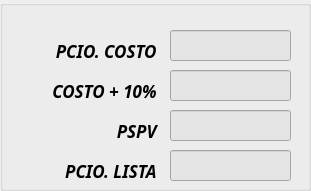
   <widget class="QGroupBox" name="groupBox_5">
    <property name="geometry">
     <rect>
      <x>610</x>
      <y>40</y>
      <width>311</width>
      <height>191</height>
     </rect>
    </property>
    <property name="title">
     <string/>
    </property>
    <widget class="QLineEdit" name="line_PSPV">
     <property name="geometry">
      <rect>
       <x>170</x>
       <y>110</y>
       <width>121</width>
       <height>31</height>
      </rect>
     </property>
     <property name="font">
      <font>
       <family>Calibri</family>
       <pointsize>14</pointsize>
      </font>
     </property>
     <property name="styleSheet">
      <string notr="true">color: rgb(0, 0, 0);
background-color: rgb(229, 229, 229);</string>
     </property>
     <property name="text">
      <string/>
     </property>
     <property name="alignment">
      <set>Qt::AlignRight|Qt::AlignTrailing|Qt::AlignVCenter</set>
     </property>
    </widget>
    <widget class="QLabel" name="label_9">
     <property name="geometry">
      <rect>
       <x>80</x>
       <y>120</y>
       <width>81</width>
       <height>21</height>
      </rect>
     </property>
     <property name="font">
      <font>
       <family>Javanese Text</family>
       <pointsize>13</pointsize>
       <weight>75</weight>
       <italic>true</italic>
       <bold>true</bold>
      </font>
     </property>
     <property name="styleSheet">
      <string notr="true">color: rgb(0, 0, 0);</string>
     </property>
     <property name="text">
      <string>PSPV </string>
     </property>
     <property name="alignment">
      <set>Qt::AlignRight|Qt::AlignTrailing|Qt::AlignVCenter</set>
     </property>
    </widget>
    <widget class="QLabel" name="label_8">
     <property name="geometry">
      <rect>
       <x>-20</x>
       <y>80</y>
       <width>181</width>
       <height>21</height>
      </rect>
     </property>
     <property name="font">
      <font>
       <family>Javanese Text</family>
       <pointsize>13</pointsize>
       <weight>75</weight>
       <italic>true</italic>
       <bold>true</bold>
      </font>
     </property>
     <property name="styleSheet">
      <string notr="true">color: rgb(0, 0, 0);</string>
     </property>
     <property name="text">
      <string>COSTO + 10% </string>
     </property>
     <property name="alignment">
      <set>Qt::AlignRight|Qt::AlignTrailing|Qt::AlignVCenter</set>
     </property>
    </widget>
    <widget class="QLabel" name="label_7">
     <property name="geometry">
      <rect>
       <x>20</x>
       <y>40</y>
       <width>141</width>
       <height>21</height>
      </rect>
     </property>
     <property name="font">
      <font>
       <family>Javanese Text</family>
       <pointsize>13</pointsize>
       <weight>75</weight>
       <italic>true</italic>
       <bold>true</bold>
      </font>
     </property>
     <property name="styleSheet">
      <string notr="true">color: rgb(0, 0, 0);</string>
     </property>
     <property name="text">
      <string>PCIO. COSTO </string>
     </property>
     <property name="alignment">
      <set>Qt::AlignRight|Qt::AlignTrailing|Qt::AlignVCenter</set>
     </property>
    </widget>
    <widget class="QLineEdit" name="line_Pcio_Lista">
     <property name="geometry">
      <rect>
       <x>170</x>
       <y>150</y>
       <width>121</width>
       <height>31</height>
      </rect>
     </property>
     <property name="font">
      <font>
       <family>Calibri</family>
       <pointsize>14</pointsize>
      </font>
     </property>
     <property name="styleSheet">
      <string notr="true">color: rgb(0, 0, 0);
background-color: rgb(229, 229, 229);</string>
     </property>
     <property name="text">
      <string/>
     </property>
     <property name="alignment">
      <set>Qt::AlignRight|Qt::AlignTrailing|Qt::AlignVCenter</set>
     </property>
    </widget>
    <widget class="QLineEdit" name="line_Costo10">
     <property name="geometry">
      <rect>
       <x>170</x>
       <y>70</y>
       <width>121</width>
       <height>31</height>
      </rect>
     </property>
     <property name="font">
      <font>
       <family>Calibri</family>
       <pointsize>14</pointsize>
      </font>
     </property>
     <property name="styleSheet">
      <string notr="true">color: rgb(0, 0, 0);
background-color: rgb(229, 229, 229);</string>
     </property>
     <property name="text">
      <string/>
     </property>
     <property name="alignment">
      <set>Qt::AlignRight|Qt::AlignTrailing|Qt::AlignVCenter</set>
     </property>
    </widget>
    <widget class="QLabel" name="label_16">
     <property name="geometry">
      <rect>
       <x>-20</x>
       <y>160</y>
       <width>181</width>
       <height>21</height>
      </rect>
     </property>
     <property name="font">
      <font>
       <family>Javanese Text</family>
       <pointsize>13</pointsize>
       <weight>75</weight>
       <italic>true</italic>
       <bold>true</bold>
      </font>
     </property>
     <property name="styleSheet">
      <string notr="true">color: rgb(0, 0, 0);</string>
     </property>
     <property name="text">
      <string>PCIO. LISTA </string>
     </property>
     <property name="alignment">
      <set>Qt::AlignRight|Qt::AlignTrailing|Qt::AlignVCenter</set>
     </property>
    </widget>
    <widget class="QLineEdit" name="line_Pcio_Costo">
     <property name="geometry">
      <rect>
       <x>170</x>
       <y>30</y>
       <width>121</width>
       <height>31</height>
      </rect>
     </property>
     <property name="font">
      <font>
       <family>Calibri</family>
       <pointsize>14</pointsize>
      </font>
     </property>
     <property name="styleSheet">
      <string notr="true">color: rgb(0, 0, 0);
background-color: rgb(229, 229, 229);
</string>
     </property>
     <property name="text">
      <string/>
     </property>
     <property name="alignment">
      <set>Qt::AlignRight|Qt::AlignTrailing|Qt::AlignVCenter</set>
     </property>
    </widget>
   </widget>
